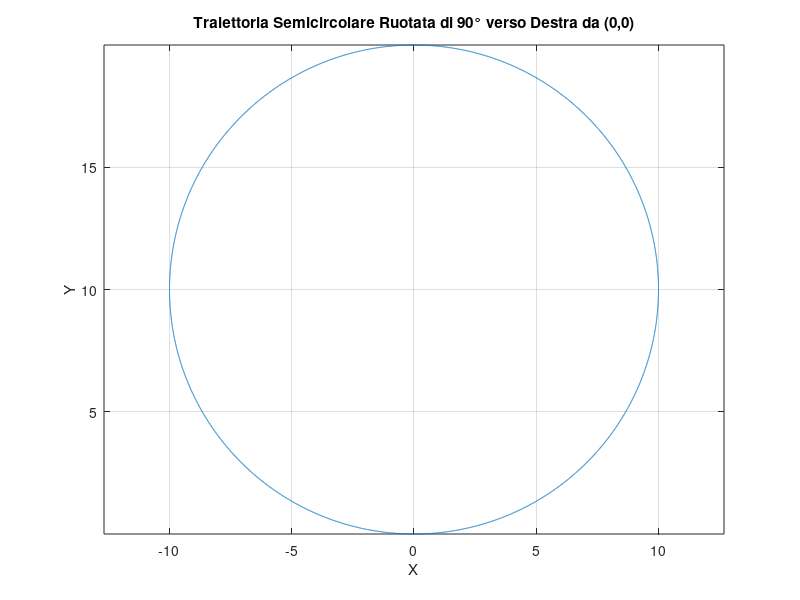

This chart was generated by the following MATLAB code:
function traiettoria = tra3()
% Script MATLAB per creare una traiettoria semicircolare ruotata di 90 gradi verso destra

% Definizione del range degli angoli per un semicerchio
theta = linspace(0, 2*pi, 6283);  % Angoli da 0 a π

% Definizione del raggio
radius = 10;

% Calcolo delle coordinate x e y
x = radius * cos(theta);  % Coordinate x
y = radius * sin(theta);  % Coordinate y

% Traslazione per iniziare da (0, 0)
y = y+ radius;

% Plot della traiettoria ruotata
plot(x, y);
title('Traiettoria Semicircolare Ruotata di 90° verso Destra da (0,0)');
xlabel('X');
ylabel('Y');
grid on;
axis equal;


traiettoria = [x', y'];


end